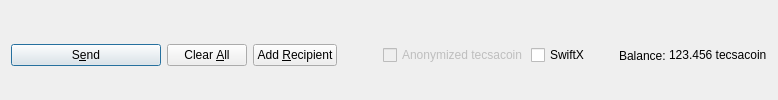
         <widget class="QFrame" name="frame_Send">
          <layout class="QHBoxLayout" name="horizontalLayout">
           <property name="bottomMargin">
            <number>0</number>
           </property>
           <item>
            <widget class="QPushButton" name="sendButton">
             <property name="minimumSize">
              <size>
               <width>150</width>
               <height>0</height>
              </size>
             </property>
             <property name="toolTip">
              <string>Confirm the send action</string>
             </property>
             <property name="text">
              <string>S&amp;end</string>
             </property>
             <property name="icon">
              <iconset resource="../tecsacoin.qrc">
               <normaloff>:/icons/send</normaloff>:/icons/send</iconset>
             </property>
             <property name="autoDefault">
              <bool>false</bool>
             </property>
             <property name="default">
              <bool>true</bool>
             </property>
            </widget>
           </item>
           <item>
            <widget class="QPushButton" name="clearButton">
             <property name="sizePolicy">
              <sizepolicy hsizetype="Minimum" vsizetype="Fixed">
               <horstretch>0</horstretch>
               <verstretch>0</verstretch>
              </sizepolicy>
             </property>
             <property name="toolTip">
              <string>Clear all fields of the form.</string>
             </property>
             <property name="text">
              <string>Clear &amp;All</string>
             </property>
             <property name="icon">
              <iconset resource="../tecsacoin.qrc">
               <normaloff>:/icons/remove</normaloff>:/icons/remove</iconset>
             </property>
             <property name="autoDefault">
              <bool>false</bool>
             </property>
            </widget>
           </item>
           <item>
            <widget class="QPushButton" name="addButton">
             <property name="toolTip">
              <string>Send to multiple recipients at once</string>
             </property>
             <property name="text">
              <string>Add &amp;Recipient</string>
             </property>
             <property name="icon">
              <iconset resource="../tecsacoin.qrc">
               <normaloff>:/icons/add</normaloff>:/icons/add</iconset>
             </property>
             <property name="autoDefault">
              <bool>false</bool>
             </property>
            </widget>
           </item>
           <item>
            <spacer name="horizontalSpacer">
             <property name="orientation">
              <enum>Qt::Horizontal</enum>
             </property>
             <property name="sizeHint" stdset="0">
              <size>
               <width>40</width>
               <height>20</height>
              </size>
             </property>
            </spacer>
           </item>
           <item>
            <layout class="QHBoxLayout" name="horizontalLayout_2">
             <property name="spacing">
              <number>3</number>
             </property>
             <item>
              <widget class="QCheckBox" name="checkzECA">
               <property name="enabled">
                <bool>false</bool>
               </property>
               <property name="text">
                <string>Anonymized tecsacoin</string>
               </property>
              </widget>
             </item>
             <item>
              <widget class="QCheckBox" name="checkSwiftTX">
               <property name="enabled">
                <bool>true</bool>
               </property>
               <property name="minimumSize">
                <size>
                 <width>85</width>
                 <height>0</height>
                </size>
               </property>
               <property name="text">
                <string>SwiftX</string>
               </property>
              </widget>
             </item>
             <item>
              <widget class="QLabel" name="label">
               <property name="text">
                <string>Balance:</string>
               </property>
              </widget>
             </item>
             <item>
              <widget class="QLabel" name="labelBalance">
               <property name="sizePolicy">
                <sizepolicy hsizetype="Preferred" vsizetype="Fixed">
                 <horstretch>0</horstretch>
                 <verstretch>0</verstretch>
                </sizepolicy>
               </property>
               <property name="cursor">
                <cursorShape>IBeamCursor</cursorShape>
               </property>
               <property name="text">
                <string notr="true">123.456 tecsacoin</string>
               </property>
               <property name="textInteractionFlags">
                <set>Qt::LinksAccessibleByMouse|Qt::TextSelectableByKeyboard|Qt::TextSelectableByMouse</set>
               </property>
              </widget>
             </item>
            </layout>
           </item>
          </layout>
         </widget>
